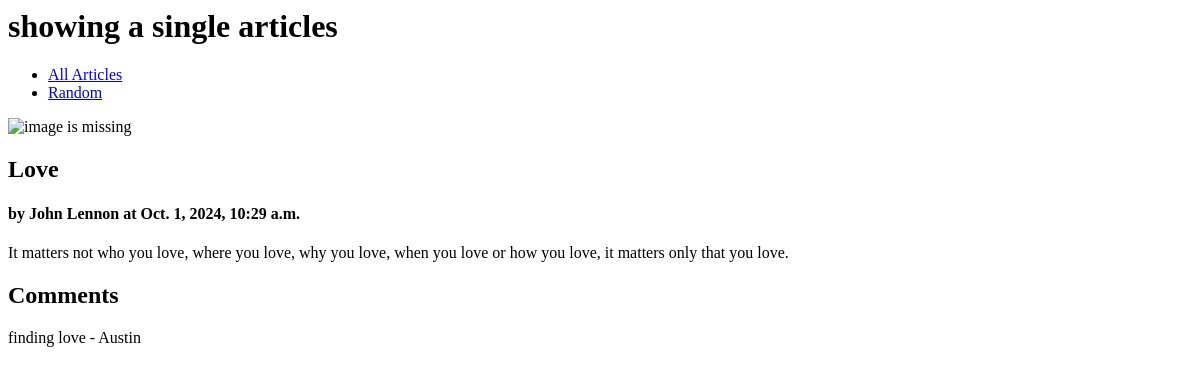
The page /blog/ on the database as committed earlier.
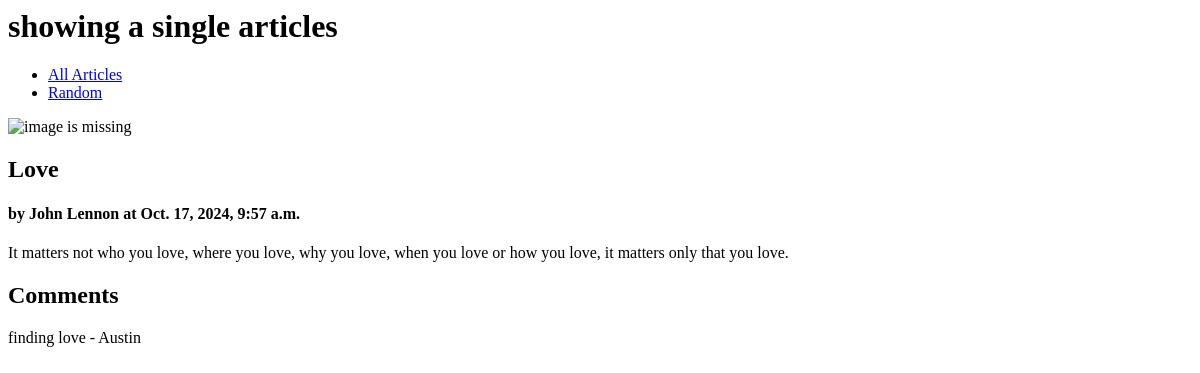
The same page on the database as committed later.
### blog/models.py (models this page shows, shortened)
class Article(models.Model):
    title = models.TextField(blank=False)
    author = models.TextField(blank=False)
    text = models.TextField(blank=False)
    published = models.DateTimeField(auto_now=True)
    image_file = models.ImageField(blank=True) ## new field
    def get_comments(self):
        comments = Comment.objects.filter(article=self)
        return comments

### blog/views.py (the view)
# urls.py: path(r'', views.RandomArticleView.as_view(), name="random"),
class RandomArticleView(DetailView):
    model = Article
    template_name = "blog/article.html"
    context_object_name = "article"
    def get_object(self):
        all_articles = Article.objects.all()
        return random.choice(all_articles)

### blog/templates/blog/article.html (shortened to what this page needs)
<h1>showing a single articles</h1>
{% block content %}
<nav>
    <ul>
        <li><a href="{% url 'show_all' %}">All Articles</a></li>
        <li><a href="{% url 'random' %}">Random</a></li>
    </ul>
</nav>
<main class="grid-container">
    <article>
        <img src="article.image_file.url" alt="image is missing">
        <div>
            <h2>{{article.title}}</h2>
            <h4>by {{article.author}} at {{article.published}}</h4>
            <p>{{article.text}}</p>
        </div>
    </article>
    <div>
        <h2>Comments</h2>
        {% for c in article.get_comments %}
            <p>{{c.text}} - {{c.author}}</p>
        {% endfor %}
    </div>
</main>
{% endblock %}

Rows that differ between the two databases and show on the page:
changed Article "Love": published "Oct. 1, 2024, 10:29 a.m." → "Oct. 17, 2024, 9:57 a.m."
